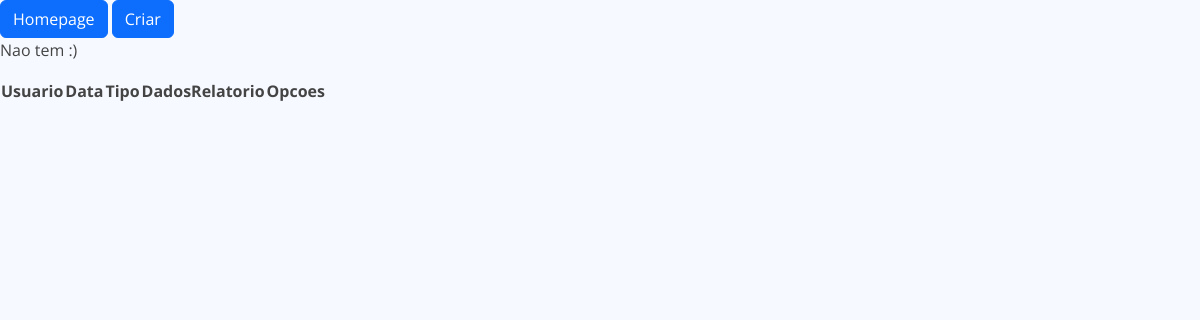
Page /list/cache-relatorio/ (signed in) on the earlier database version.
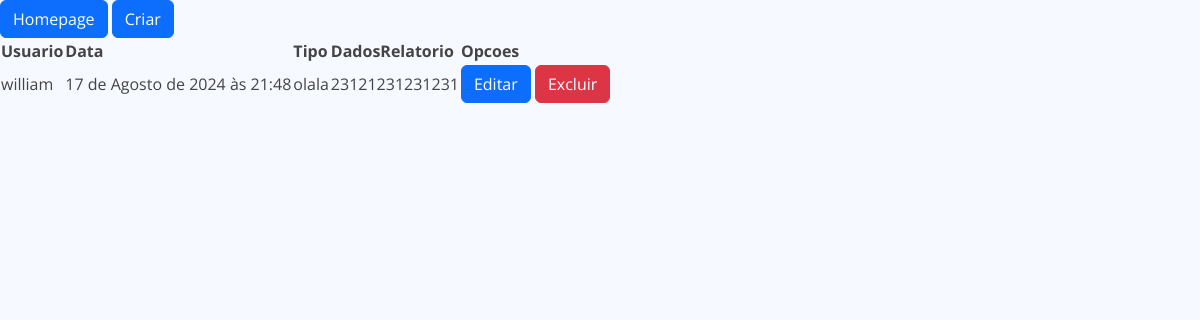
Same page on the later database version.
### gride_dashboard/models.py (models this page shows, shortened)
class CacheRelatorio(models.Model):
    usuario = models.ForeignKey(User, on_delete=models.CASCADE)
    tipo = models.CharField(max_length=11)
    data = models.DateTimeField(auto_now_add=True)
    dados_relatorio = models.TextField()

### gride_dashboard/views.py (the view)
# urls.py: path('list/cache-relatorio/', ListCacheRelatorio.as_view(), name='list-cache-relatorio'),
class ListCacheRelatorio(ListView):
    model = CacheRelatorio
    template_name = 'forms/list-cache-relatorio.html'
    def get_queryset(self):
        self.object_list = CacheRelatorio.objects.filter(usuario=self.request.user)
        return self.object_list

### templates/forms/list-cache-relatorio.html
{% extends 'forms/base.html' %}
{% load static %}
{% block content %}
<a href="{% url 'homepage' %}" class="btn btn-primary">Homepage</a>
<a href="{% url 'create-cache-relatorio' %}" class="btn btn-primary">Criar</a>
<table>
    <tr>
        <th>Usuario</th>
        <th>Data</th>
        <th>Tipo</th>
        <th>DadosRelatorio</th>
        <th>Opcoes</th>
    </tr>
    {% for dado in object_list %}
        <tr>
            <td>{{ dado.usuario }}</td>
            <td>{{ dado.data }}</td>
            <td>{{ dado.tipo }}</td>
            <td>{{ dado.dados_relatorio }}</td>
            <td>
                <a href="{% url 'update-cache-relatorio' dado.pk %}" class="btn btn-primary">Editar</a>
                <a href="{% url 'delete-cache-relatorio' dado.pk %}" class="btn btn-danger">Excluir</a>
            </td>
        </tr>
    {% empty %}
        <p>Nao tem :)</p>
    {% endfor %}
</table>
{% endblock %}

Differences in the rows shown:
added CacheRelatorio: usuario "william", data "17 de Agosto de 2024 às 21:48", tipo "olala", dados_relatorio "23121231231231"
Other differences:
text no longer shown: "Nao tem :)"
